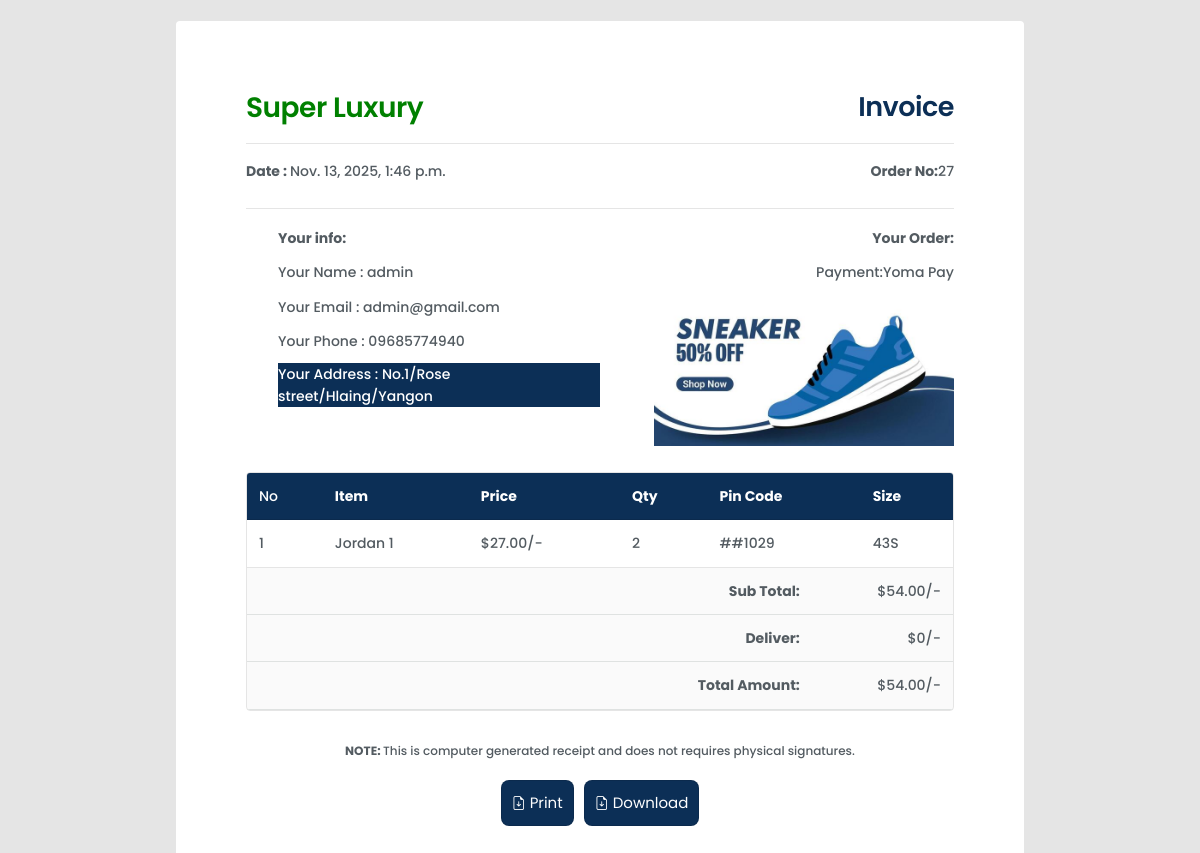
Screenshot of /dashboard/printer/27 with the database file from the repository.
### checkout/models.py (models this page shows, shortened)
class Order(models.Model):
    user = models.ForeignKey(User, on_delete=models.CASCADE)
    fullname = models.CharField(max_length=100, null=False)
    email = models.EmailField(max_length=100, null=False)
    size = models.CharField(max_length=100, null=False)
    phone = models.CharField(max_length=100,null=False)
    address = models.TextField(null=False)
    city = models.TextField(max_length=100, null=False)
    state = models.TextField(max_length=100, null=False)
    country = models.TextField(max_length=100, null=False)
    pincode = models.CharField(max_length=100, null=False)
    total_price = models.DecimalField(default=0, decimal_places=2, max_digits=10)
    image = models.ImageField(upload_to='uploads/checkout/')
    payment_choices =[
        ('KPay','KPay'),
        ('Wave Money', 'Wave Money'),
        ('Yoma Pay','Yoma Pay'),
        ('AYA Pay','AYA Pay'),
        ('UAB Pay', 'UAB Pay'),
    ]
    payment_method = models.CharField(max_length=20,choices=payment_choices,default='kpay')
    order_status = [
        ('Pending','Pending'),
        ('Cancel','Cancel'),
        ('Complete','Complete'),
    ]
    status = models.CharField(max_length=100, choices=order_status,default='Pending')
    message = models.TextField(null=True)
    tracking_no = models.CharField(max_length=150, null=True)
    created_at = models.DateTimeField(auto_now_add=True)
    updated_at = models.DateTimeField(auto_now = True)

class OrderItem(models.Model):
    order = models.ForeignKey(Order, on_delete=models.CASCADE, related_name="items")
    product = models.ForeignKey(Product, on_delete=models.CASCADE)
    price = models.DecimalField(default=0, decimal_places=2, max_digits=6)
    quantity = models.PositiveIntegerField(default=1)

### products/models.py (models this page shows, shortened)
class Product(models.Model):
   name = models.CharField(max_length=100)
   price = models.DecimalField(default=0, decimal_places=2, max_digits=6)
   category = models.ForeignKey(Category, on_delete=models.CASCADE, default=1)
   desciption = models.CharField(max_length=300, default='', blank=True, null=True)
   image = models.ImageField(upload_to='uploads/product/')
   is_sale = models.BooleanField(default=False)
   sale_price = models.DecimalField(default=0, decimal_places=2, max_digits=6)
   pin_code = models.CharField(max_length=100, null=True)

### dashboard/views.py (the view)
# urls.py: path('printer/<int:pk>', views.Printer, name='printer'),
def Printer(request, pk):
     print = get_object_or_404(Order, id = pk)
     print_items = print.items.all()
     context = {
         'print':print,
         'print_items':print_items
     }
     return render(request, 'printer.html', context)

### dashboard/context_processors.py (called while the page is built)
def unread_count(request):
    if request.user.is_authenticated:
        count = Notification.objects.filter(user = request.user, is_read = False, is_delete = False).count()
    else:
        count = 0
    return {'unread_count':count}

### dashboard/templates/printer.html (shortened to what this page needs)
{% extends 'base.html'%}
{% block content %}
<div class="inovice-wrapper" id="print-area">
    <div class="inovice">
        <div class="inovoice-container">
            <div class="inovoice-head">
                <div class="inovoice-head-top">
                    <div class="inovoice-head-top-left text-starts">
                       <h2 style="color: green;">Super Luxury</h2>
                    </div>
                    <div class="inovoice-head-top-right text-ends">
                        <h3>Invoice</h3>
                    </div>
                </div>
                <div class="hr"></div>
                <div class="invoice-head-middle">
                    <div class="invoice-head-middle-left text-starts">
                        <p><span class="text-bold">Date : </span>{{print.created_at}}</p>
                    </div>
                    <div class="invoice-head-middle-right text-ends">
                        <p><span class="text-bold">Order No:</span>{{print.id}}</p>
                    </div>
                </div>
                <div class="hr"></div>
                <div class="invoice-head-bottom">
                    <div class="invoice-head-bottom-left">
                        <ul>
                            <li class="text-bold">Your info:</li>
                            <li class="mt-3">Your  Name : {{print.fullname}}</li>
                            <li class="mt-3">Your Email : {{print.email}}</li>
                            <li class="mt-3">Your Phone : {{print.phone}}</li>
                            <li style="background-color: var(--blueP);color: white;margin-top: 10px;">Your Address : {{print.address}}
                            </li>
                        </ul>
                    </div>
                    <div class="invoice-head-bottom-right">
                        <ul class="text-ends">
                            <li class="text-bold">Your Order:</li>
                            <li class="mt-3">Payment:{{print.payment_method}}</li>
                            <li class="mt-3">
                                <img src="{{print.image.url}}" alt="" width="300">
                            </li>
                        </ul>
                    </div>
                </div>
            </div>
            <div class="over-flow-view">
                <div class="invoice-body">
                    <table>
                        <thead>
                            <tr>
                                <td>No</td>
                                <td class="text-bold">Item</td>
                                <td class="text-bold">Price</td>
                                <td class="text-bold">Qty</td>
                                <td class="text-bold">Pin Code</td>
                                <td class="text-bold">Size</td>
                            </tr>
                        </thead>
                        <tbody>
                            {% for item in print_items%}
                            <tr>
                                <td>{{forloop.counter}}</td>
                                <td>{{item.product.name}}</td>
                                <td>${{item.price}}/-</td>
                                <td>{{item.quantity}}</td>
                                <td>##{{item.order.pincode}}</td>
                                <td>{{item.order.size}}S</td>
                            </tr>
                           {% endfor %}
                        </tbody>
                    </table>
                    <div class="invoice-body-bottom">
                        <div class="invoice-body-info-item border-bottom">
                            <div class="info-item-td text-ends text-bold">
                                Sub Total:
                            </div>
                            <div class="info-item-td text-ends">${{print.total_price}}/-</div>
                        </div>
                        <div class="invoice-body-info-item border-bottom">
                            <div class="info-item-td text-ends text-bold">
                                Deliver:
                            </div>
                            <div class="info-item-td text-ends">$0/-</div>
                        </div>
                        <div class="invoice-body-info-item border-bottom">
                            <div class="info-item-td text-ends text-bold">
                                Total Amount:
                            </div>
                            <div class="info-item-td text-ends">${{print.total_price}}/-</div>
                        </div>
                    </div>
                </div>
            </div>
            <div class="invoice-foot text-centers">
                <p><span class="text-bold text-centers">NOTE:&nbsp;</span>This is computer generated receipt and does
                    not requires physical signatures.</p>
                <div class="invoice-btns">
                    <button type="button" class="invoice-btn" onclick="Print()">
                        <span><i class="bi bi-file-earmark-arrow-down fs-6"></i></span>
                        <span>Print</span>
                    </button>
                    <button type="button" class="invoice-btn" onclick="Print()">
                        <span><i class="bi bi-file-earmark-arrow-down fs-6"></i></span>
                        <span>Download</span>
                    </button>
                </div>
            </div>
        </div>
    </div>
</div>
{% endblock %}

### dashboard/templates/printer.html (style rules this page uses)
*, *::before, *::after { padding: 0; margin: 0; box-sizing: border-box; }
:root { --blueP: #0c2f56; --dark: #535b61; --white: #fff; }
ul { list-style: none; }
ul li { margin: 2px 0; }
.text-ends { text-align: right; }
.text-starts { text-align: start; }
.text-centers { text-align: center; }
.text-bold { font-weight: 700; }
.hr { height: 1px; background-color: rgba(0, 0, 0, .1); }
.border-bottom { border-bottom: 1px solid rgba(0, 0, 0, .1); }
body { font-family: 'Poppins', sans-serif; color: var(--dark); font-size: 14px; }
.inovice-wrapper { min-height: 100vh; background-color: rgba(0, 0, 0, .1); padding-top: 20px; padding-bottom: 20px; }
.inovice { max-width: 850px; margin-right: auto; margin-left: auto; background-color: var(--white); padding: 70px; border: 1px solid rgba(0, 0, 0, .1); border-radius: 5px; min-height: 920px; }
.inovoice-head-top-right h3 { font-weight: 600; font-size: 27px; color: var(--blueP); }
.invoice-head-middle, .invoice-head-bottom { padding: 16px 0; }
.invoice-body { border: 1px solid rgba(0, 0, 0, .1); border-radius: 4px; overflow: hidden; }
.invoice-body table { border-collapse: collapse; border-radius: 4px; width: 100%; }
.invoice-body table td, .invoice-body table th { padding: 12px; }
.invoice-body table tr { border-bottom: 1px solid rgba(0, 0, 0, .1); }
.invoice-body table thead { background-color: var(--blueP); color: var(--white); }
.invoice-body-info-item { display: grid; grid-template-columns: 80% 20%; }
.invoice-body-info-item .info-item-td { padding: 12px; background-color: rgba(0, 0, 0, .02); }
.invoice-foot { padding: 30px 0; }
.invoice-foot p { font-size: 12px; }
.invoice-btns { margin-top: 20px; display: flex; justify-content: center; gap: 10px; }
.invoice-btn { color: var(--dark); font-family: inherit; border: 1px solid rgba(0, 0, 0, .1); cursor: pointer; background-color: var(--blueP); color: var(--white); border-radius: .5rem; padding: 10px; font-size: 15px; }
.inovoice-head-top, .invoice-head-middle, .invoice-head-bottom { display: grid; grid-template-columns: repeat(2, 1fr); padding-bottom: 10px; }
.over-flow-view { overflow-x: scroll; }
.invoice-body { min-width: 600px; }

### rows the page displays
Order: created_at "Nov. 13, 2025, 1:46 p.m.", id "27", fullname "admin", email "admin@gmail.com", phone "09685774940", address "No.1/Rose street/Hlaing/Yangon", payment_method "Yoma Pay", image (picture), total_price "54.00"
OrderItem: product.name "Jordan 1", price "27.00", quantity "2", order.pincode "1029", order.size "43"
